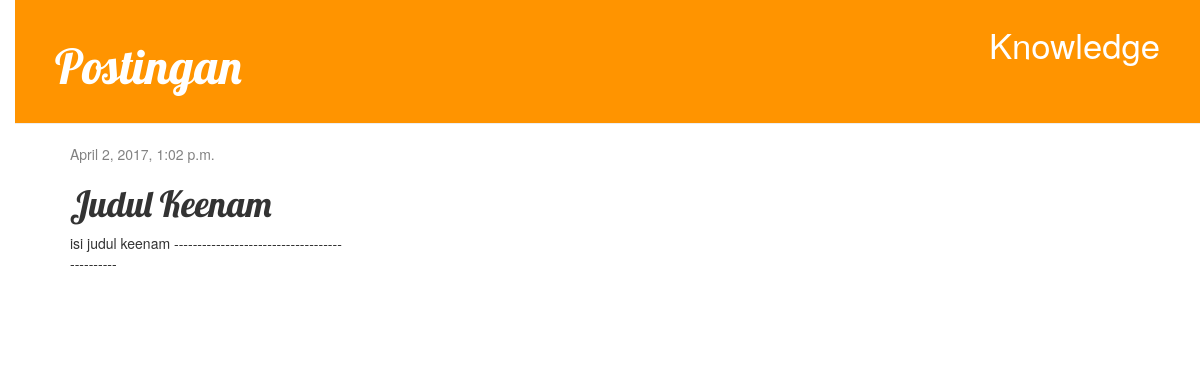
Page /post/6/ on the committed database.
### kelola/models.py (models this page shows, shortened)
class Post(models.Model):
    author = models.ForeignKey('auth.User')
    title = models.CharField(max_length=200)
    text = models.TextField()
    created_date = models.DateTimeField(
        default=timezone.now)
    published_date = models.DateTimeField(
        blank=True, null=True)

### kelola/views.py (the view)
# urls.py: url(r'^post/(?P<pk>\d+)/$', views.post_detail, name='post_detail'),
def post_detail(request, pk):
    post = get_object_or_404(Post, pk=pk)
    return render(request, 'kelola/post_detail.html', {'post': post})

### kelola/templates/kelola/post_detail.html (shortened to what this page needs)
<!DOCTYPE html>
{% extends 'kelola/base.html' %}
{% block content %}
    <div class="post">
        {% if post.published_date %}
            <div class="date">
                {{ post.published_date }}
            </div>
        {% endif %}
        <h1>{{ post.title }}</h1>
        <p>{{ post.text|linebreaksbr }}</p>
    </div>
{% endblock %}

### kelola/static/css/kelola.css (style rules this page uses)
body { padding-left: 15px; }
h1, h2, h3, h4 { font-family: 'Lobster', cursive; }
.date { color: #828282; }
.post { margin-bottom: 70px; }

### rows in the picture
Post: published_date "April 2, 2017, 1:02 p.m.", title "Judul Keenam", text "isi judul keenam ------------------------------------ ----------"
